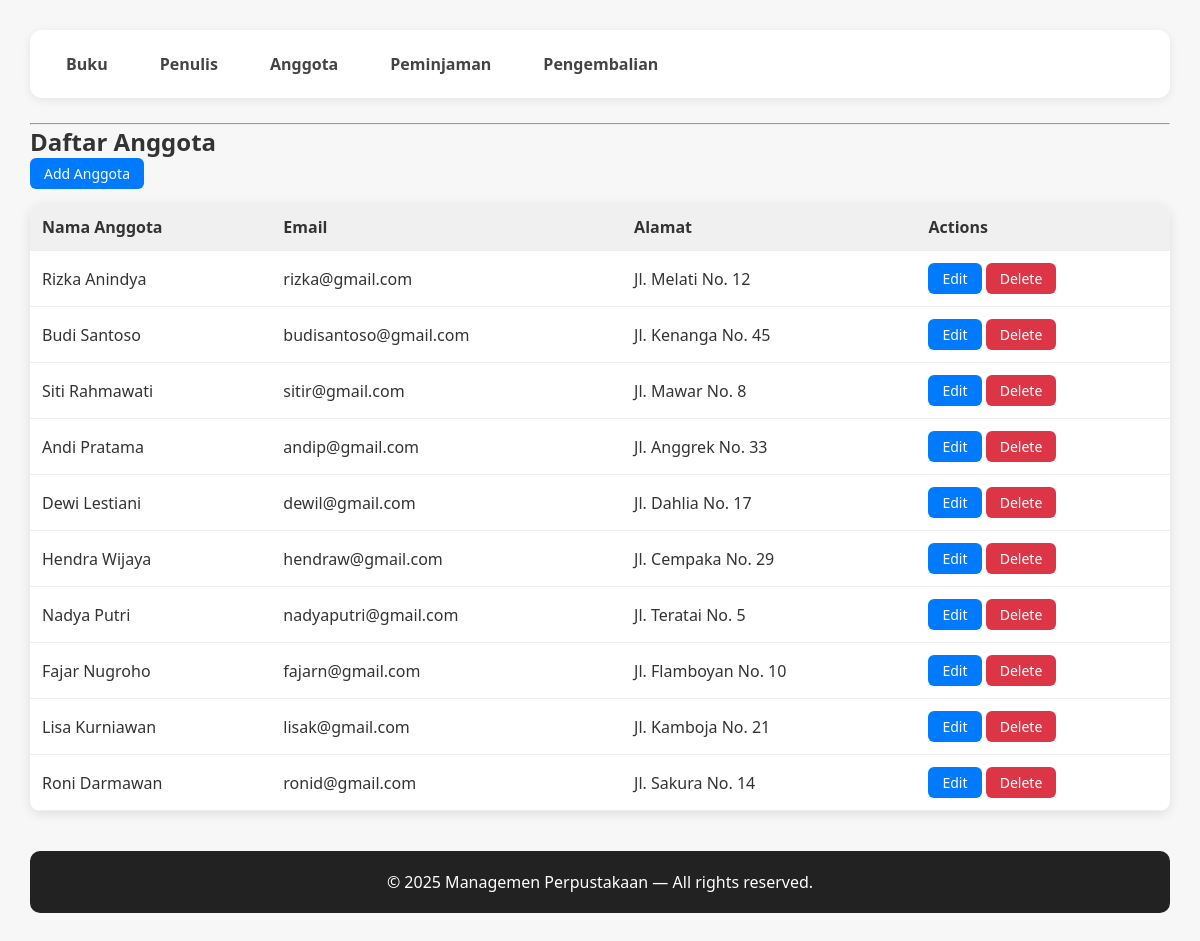
Screenshot of /index.php?entity=anggota with the database file from the repository.
### tables this page shows
CREATE TABLE `anggota` (
  `id_anggota` int(11) NOT NULL,
  `nama_anggota` varchar(255) NOT NULL,
  `email` varchar(255) NOT NULL,
  `alamat` varchar(255) NOT NULL
);

### models/Anggota.php (called while the page is built, shortened)
<?php
require_once "config/Database.php";
class Anggota{
    private $conn;
    private $table = "anggota";
    public function __construct(){
        $database = new Database();
        $this->conn = $database->getConnection();
    }
    public function getAll(){
        $query = "SELECT * FROM " . $this->table;
        $stmt = $this->conn->prepare($query);
        $stmt->execute();
        return $stmt->fetchAll(PDO::FETCH_ASSOC);
    }
}

### config/Database.php (called while the page is built, shortened)
<?php
class Database{
    private $host = "localhost";
    private $database = "db_perpus";
    private $username = "root";
    private $password = "";
    public function getConnection(){
        $this->conn = null;
        try {
            $this->conn = new PDO("mysql:host=" . $this->host . ";dbname=" . $this->database, $this->username, $this->password);
            $this->conn->setAttribute(PDO::ATTR_ERRMODE, PDO::ERRMODE_EXCEPTION);
        } catch (PDOException $exception) {
            echo "Connection error: " . $exception->getMessage();
        }
        return $this->conn;
    }
}

### viewmodels/AnggotaViewModel.php (called while the page is built, shortened)
<?php
require_once 'models/Anggota.php';
class AnggotaViewModel{
    private $anggota;
    public function __construct(){
        $this->anggota = new Anggota();
    }
    public function getAnggotaList(){
        return $this->anggota->getAll();
    }
}

### views/listAnggota.php (the view)
<?php
require_once 'views/templates/header.php';
?>
<h2 class="mt-4">Daftar Anggota</h2>
<a href="index.php?entity=anggota&action=add" class="btn btn-primary" style="margin-bottom: 15px; display: inline-block;">Add Anggota</a>
<table class="w-full border mt-3">
    <tr>
        <th class="border px-4 py-2">Nama Anggota</th>
        <th class="border px-4 py-2">Email</th>
        <th class="border px-4 py-2">Alamat</th>
        <th class="border px-4 py-2">Actions</th>
    </tr>
    <?php foreach ($anggotaList as $a): ?>
        <tr>
            <td class="border px-4 py-2">
                <?= htmlspecialchars($a['nama_anggota']); ?>
            </td>
            <td class="border px-4 py-2">
                <?= htmlspecialchars($a['email']); ?>
            </td>
            <td class="border px-4 py-2">
                <?= htmlspecialchars($a['alamat']); ?>
            </td>
            <td class="border px-4 py-2">
                <a href="index.php?entity=anggota&action=edit&id_anggota=<?= $a['id_anggota']; ?>" class="btn btn-primary">Edit</a>
                <a href="index.php?entity=anggota&action=delete&id_anggota=<?= $a['id_anggota']; ?>"
                onclick="return confirm('Hapus anggota ini?');" class="btn btn-danger">Delete</a>
            </td>
        </tr>
    <?php endforeach; ?>
</table>
<?php
require_once 'views/templates/footer.php';
?>

### views/templates/header.php (style rules this page uses)
* { margin: 0; padding: 0; box-sizing: border-box; font-family: "Segoe UI", sans-serif; }
body { background: #f7f7f7; padding: 30px; color: #333; }
table { width: 100%; border-collapse: collapse; background: white; border-radius: 10px; overflow: hidden; box-shadow: 0 3px 12px rgba(0, 0, 0, 0.1); }
th, td { padding: 12px; border-bottom: 1px solid #eee; }
th { background: #f0f0f0; font-weight: bold; text-align: left; }
.btn { padding: 6px 14px; border-radius: 6px; text-decoration: none; font-size: 14px; display: inline-block; }
.btn-primary { background: #007bff; color: white; }
.btn-danger { background: #dc3545; color: white; }

### rows the page displays
anggota: nama_anggota "Rizka Anindya", email "rizka@gmail.com", alamat "Jl. Melati No. 12"
anggota: nama_anggota "Budi Santoso", email "budisantoso@gmail.com", alamat "Jl. Kenanga No. 45"
anggota: nama_anggota "Siti Rahmawati", email "sitir@gmail.com", alamat "Jl. Mawar No. 8"
anggota: nama_anggota "Andi Pratama", email "andip@gmail.com", alamat "Jl. Anggrek No. 33"
anggota: nama_anggota "Dewi Lestiani", email "dewil@gmail.com", alamat "Jl. Dahlia No. 17"
anggota: nama_anggota "Hendra Wijaya", email "hendraw@gmail.com", alamat "Jl. Cempaka No. 29"
anggota: nama_anggota "Nadya Putri", email "nadyaputri@gmail.com", alamat "Jl. Teratai No. 5"
anggota: nama_anggota "Fajar Nugroho", email "fajarn@gmail.com", alamat "Jl. Flamboyan No. 10"
anggota: nama_anggota "Lisa Kurniawan", email "lisak@gmail.com", alamat "Jl. Kamboja No. 21"
anggota: nama_anggota "Roni Darmawan", email "ronid@gmail.com", alamat "Jl. Sakura No. 14"
